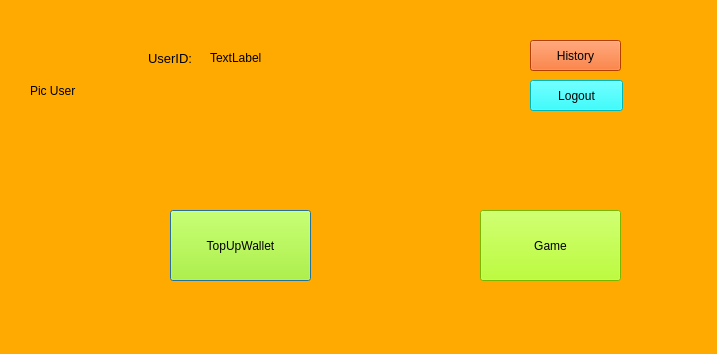
<?xml version="1.0" encoding="UTF-8"?>
<ui version="4.0">
 <class>Dialog</class>
 <widget class="QDialog" name="Dialog">
  <property name="geometry">
   <rect>
    <x>0</x>
    <y>0</y>
    <width>717</width>
    <height>354</height>
   </rect>
  </property>
  <property name="windowTitle">
   <string>Dialog</string>
  </property>
  <property name="styleSheet">
   <string notr="true">background-color: rgb(255, 170, 0);</string>
  </property>
  <widget class="QLabel" name="label">
   <property name="geometry">
    <rect>
     <x>30</x>
     <y>40</y>
     <width>101</width>
     <height>101</height>
    </rect>
   </property>
   <property name="text">
    <string>Pic User</string>
   </property>
  </widget>
  <widget class="QLabel" name="label_3">
   <property name="geometry">
    <rect>
     <x>210</x>
     <y>50</y>
     <width>55</width>
     <height>16</height>
    </rect>
   </property>
   <property name="font">
    <font>
     <pointsize>9</pointsize>
    </font>
   </property>
   <property name="styleSheet">
    <string notr="true">color: rgb(0, 0, 0);</string>
   </property>
   <property name="text">
    <string>TextLabel</string>
   </property>
  </widget>
  <widget class="QPushButton" name="pushButton">
   <property name="geometry">
    <rect>
     <x>170</x>
     <y>210</y>
     <width>141</width>
     <height>71</height>
    </rect>
   </property>
   <property name="styleSheet">
    <string notr="true">background-color: rgb(170, 255, 0);</string>
   </property>
   <property name="text">
    <string>TopUpWallet</string>
   </property>
  </widget>
  <widget class="QPushButton" name="pushButton_2">
   <property name="geometry">
    <rect>
     <x>480</x>
     <y>210</y>
     <width>141</width>
     <height>71</height>
    </rect>
   </property>
   <property name="styleSheet">
    <string notr="true">background-color: rgb(170, 255, 0);</string>
   </property>
   <property name="text">
    <string>Game</string>
   </property>
  </widget>
  <widget class="QPushButton" name="pushButton_3">
   <property name="geometry">
    <rect>
     <x>530</x>
     <y>40</y>
     <width>91</width>
     <height>31</height>
    </rect>
   </property>
   <property name="styleSheet">
    <string notr="true">background-color: rgb(255, 85, 0);</string>
   </property>
   <property name="text">
    <string>History</string>
   </property>
  </widget>
  <widget class="QLabel" name="label_2">
   <property name="geometry">
    <rect>
     <x>148</x>
     <y>50</y>
     <width>55</width>
     <height>16</height>
    </rect>
   </property>
   <property name="font">
    <font>
     <pointsize>10</pointsize>
    </font>
   </property>
   <property name="text">
    <string>UserID:</string>
   </property>
  </widget>
  <widget class="QPushButton" name="pushButton_4">
   <property name="geometry">
    <rect>
     <x>530</x>
     <y>80</y>
     <width>93</width>
     <height>31</height>
    </rect>
   </property>
   <property name="styleSheet">
    <string notr="true">background-color: rgb(0, 255, 255);</string>
   </property>
   <property name="text">
    <string>Logout</string>
   </property>
  </widget>
 </widget>
 <resources/>
 <connections/>
</ui>
